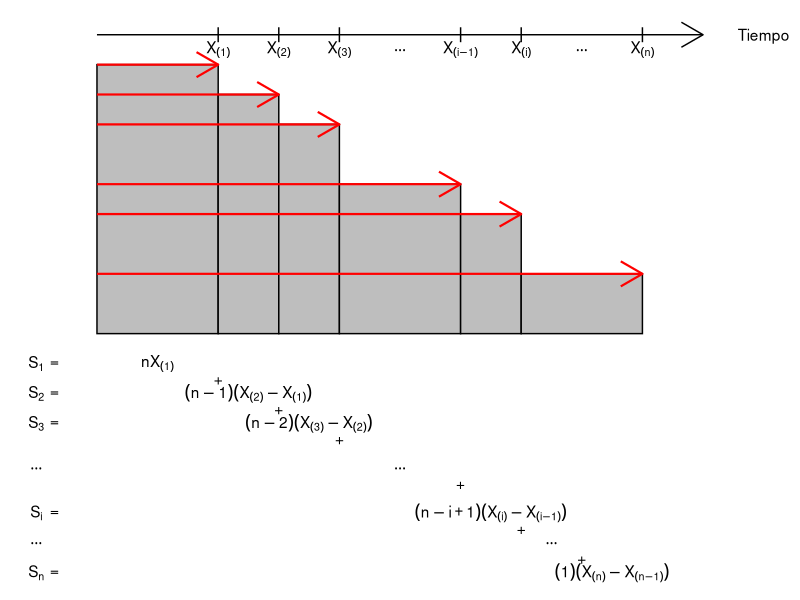

Write the R code that produced this figure.
## ---- chunk 1
knitr::opts_chunk$set(echo = TRUE)
library(tidyverse)
library(gridExtra)
library(kableExtra)
## ---- chunk 2
ggplot() +
      # geom_point(data=data.frame(x=c(0,10,10,0), y=c(0,0,10,0)), aes(x,y)) +
      geom_line(data=data.frame(x=c(0, 10), y=c(10, 10)), aes(x,y), 
                arrow=arrow(), size=0.5) +
      geom_text(data=data.frame(x=11, y=10, lab="Tiempo"), aes(x,y,label=lab)) +
      geom_text(data=data.frame(x=c(2, 3, 4, 5, 6, 7, 8, 9), y=9.5,
            lab=c("X[(1)]", "X[(2)]", "X[(3)]", "ldots", "X[(i-1)]", "X[(i)]",
                  "ldots", "X[(n)]")), 
            aes(x,y,label=lab), parse=TRUE) +
      geom_line(data=data.frame(x=c(2,2,3,3,4,4,6,6,7,7,9,9), y=rep(c(9.75,10.25), 6)),
                aes(x,y, group=x)) +
      geom_rect(data=data.frame(
            xmin=c(0,2,3,4,6,7),
            xmax=c(2,3,4,6,7,9),
            ymin=0,
            ymax=c(9,8,7,5,4,2)), 
            aes(xmin=xmin, xmax=xmax, ymin=ymin, ymax=ymax), fill="grey", color="black") +
      geom_line(data=data.frame(
            x=c(0,2,0,3,0,4,0,6,0,7,0,9),
            y=c(9,9,8,8,7,7,5,5,4,4,2,2)),
            aes(x,y, group=y), arrow=arrow(), size=0.75, color="red") +
      geom_text(data=data.frame(
            x=-1,
            y=c(-1,-2,-3,-4.5,-6,-7,-8),
            lab=c("S[1]","S[2]","S[3]","cdots","S[i]","cdots","S[n]")),
            aes(x,y,label=lab), parse=TRUE) +
      geom_text(data=data.frame(
            x=-.70,
            y=c(-1,-2,-3,-4,-6,-7,-8),
            lab=c("=","=","=","","=","","=")),
            aes(x=x, y=y+0.1, label=lab), parse=FALSE) +
      geom_text(data=data.frame(
            x=c( 1,  2.5, 3.5,  5,  6.5,  7.5,  8.5),
            y=c(-1, -2,  -3,   -4.5, -6, -7, -8),
            lab=c("n * X[(1)]","(n-1)*(X[(2)]-X[(1)])","(n-2)*(X[(3)]-X[(2)])","cdots",
                  "(n-i+1)*(X[(i)]-X[(i-1)])","cdots","(1)*(X[(n)]-X[(n-1)])")),
            aes(x, y, label=lab), parse=TRUE) +
      geom_text(data=data.frame(
            x=c( 2, 3, 4, 6,   7, 8),
            y=c(-1,-2,-3,-4.5,-6,-7),
            lab=c("+")),
            aes(x=x, y=y-0.5, label=lab), parse=FALSE) +
      labs(x=NULL, y=NULL) +
      theme_void()
## ---- chunk 3
datos <- sort(c(42, 43, 51, 61, 66, 69, 71, 81, 82, 82))
datos_o <- c(0, datos[-length(datos)])
si <- vector('double', length = length(datos))
for (i in 1:length(datos)){
      if (i==1){
            si[i] <- (length(datos) - i + 1) * 
                  (datos[i] - datos_o[i])
      } else {
            si[i] <- (length(datos) - i + 1) * 
                  (datos[i] - datos_o[i]) + si[i-1]
      }
}
suma_si <- sum(si[-length(si)])
sn <- si[length(si)]
epsilon <- suma_si / sn
## ---- chunk 4
en <- (epsilon-(length(datos)-1)/2) / 
      sqrt((length(datos)-1)/12)
